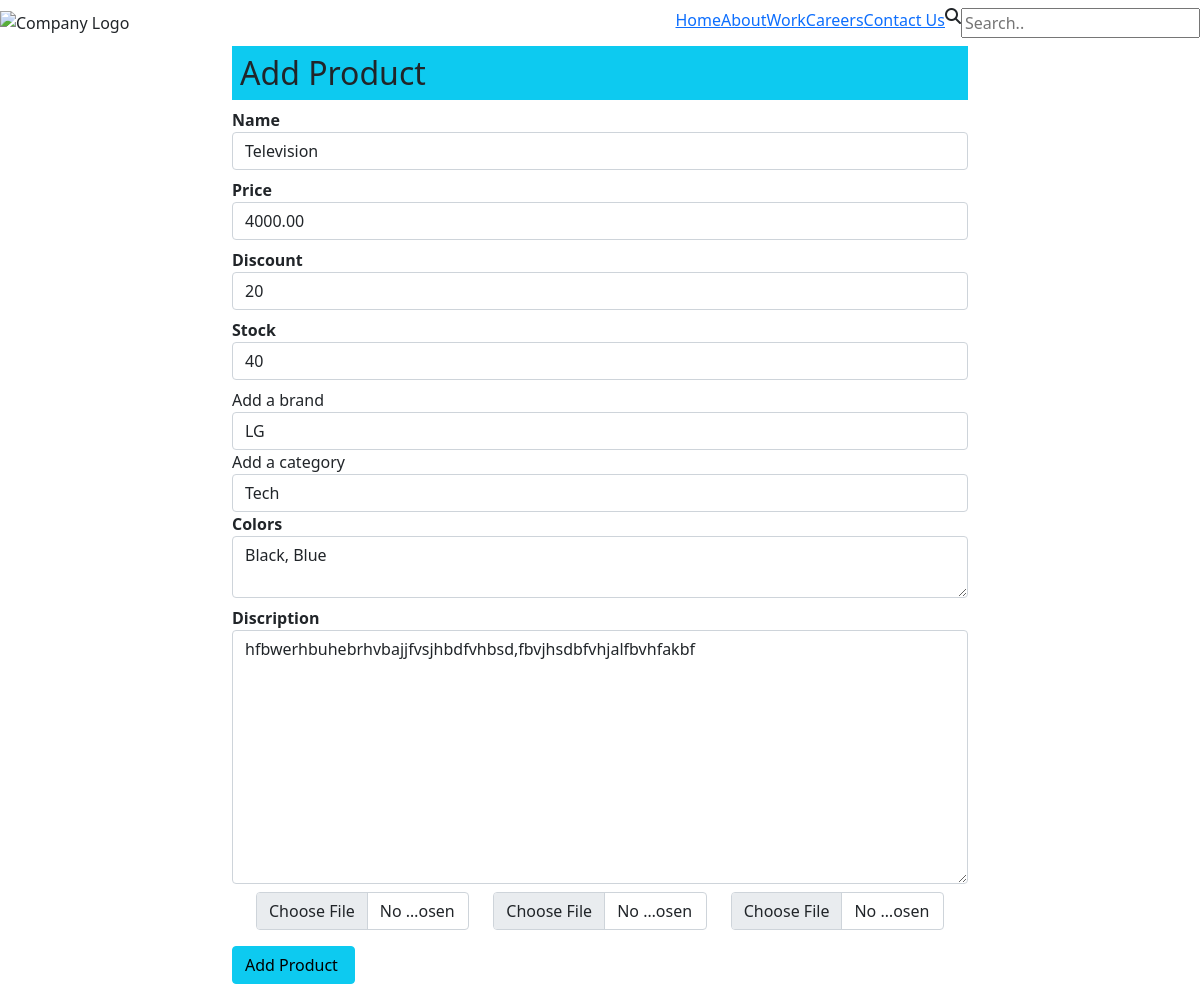
The app's page /updateproduct/2, older data.
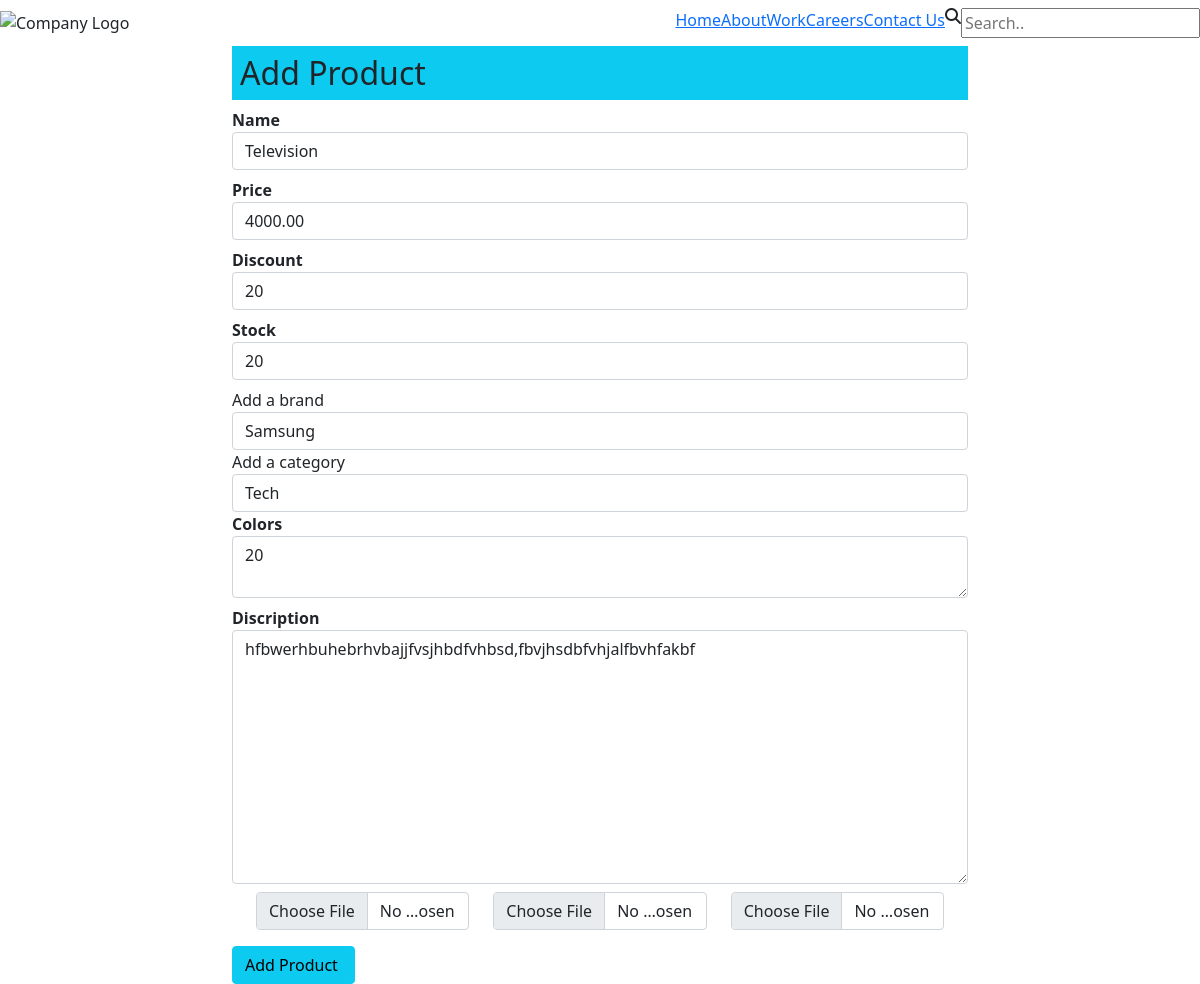
The same page, newer data.
### shop/products/models.py (models this page shows, shortened)
class Addproduct(db.Model):
    id = db.Column(db.Integer, primary_key=True)
    name = db.Column(db.String(80), nullable=False)
    price = db.Column(db.Numeric(10,2), nullable=False)
    discount = db.Column(db.Integer, default=0)
    stock = db.Column(db.Integer, nullable=False)
    colors = db.Column(db.Text, nullable=False)
    desc = db.Column(db.Text, nullable=False)
    pub_date = db.Column(db.DateTime, nullable=False,
        default=datetime.utcnow)
    brand_id = db.Column(db.Integer, db.ForeignKey('brand.id'),
        nullable=False)
    brand = db.relationship('Brand',
        backref=db.backref('posts', lazy=True))
    category_id = db.Column(db.Integer, db.ForeignKey('category.id'),
        nullable=False)
    category = db.relationship('Category',
        backref=db.backref('posts', lazy=True))
    image_1 = db.Column(db.String(150), nullable=False, default='image.jpg')
    image_2 = db.Column(db.String(150), nullable=False, default='image.jpg')
    image_3 = db.Column(db.String(150), nullable=False, default='image.jpg')

class Brand(db.Model):
    id = db.Column(db.Integer, primary_key=True)
    name = db.Column(db.String(100),unique=True, nullable=False)

### shop/products/routes.py (the view, shortened to what this page needs)
@app.route('/updateproduct/<int:id>', methods=["GET", "POST"])
def updateproduct(id):
    form = Addproducts(request.form)
    brands = Brand.query.all()
    categories = Category.query.all()
    product = Addproduct.query.get_or_404(id)
    brand = request.form.get('brand')
    category = request.form.get('category')
    form.name.data = product.name
    form.price.data = product.price
    form.discount.data = product.discount
    form.stock.data = product.stock
    form.colors.data = product.colors
    form.discription.data = product.desc
    return render_template('products/updateproduct.html', form=form, title='Update Product Page',categories=categories, brands=brands, product=product)

### shop/products/forms.py
class Addproducts(Form):
    name = StringField("Name", [validators.DataRequired()])
    price = DecimalField("Price", [validators.DataRequired()])
    discount = IntegerField("Discount", [validators.DataRequired()])
    stock = IntegerField("Stock", [validators.DataRequired()])
    discription = TextAreaField("Discription", [validators.DataRequired()])
    colors = TextAreaField("Colors", [validators.DataRequired()])
    image_1 = FileField("Image_1", validators=[FileRequired(), FileAllowed(['jpg', 'png', 'gif', 'jpeg'])])
    image_2 = FileField("Image_2", validators=[FileRequired(), FileAllowed(['jpg', 'png', 'gif', 'jpeg'])])
    image_3 = FileField("Image_3", validators=[FileRequired(), FileAllowed(['jpg', 'png', 'gif', 'jpeg'])])

### shop/templates/products/updateproduct.html (shortened to what this page needs)
{% extends"layout.html" %} {% block content %} {% include '_messages.html' %}
<div class="container">
  <div class="row">
    <div class="col-md-2"></div>
    <div class="col-md-8">
      <h2 style="align-content: center" class="bg-info p-2">Add Product</h2>
      {% from "_formhelpers.html" import render_field %}
      <form action="" , method="POST" , enctype="multipart/form-data">
        {{ render_field(form.name ,class="form-control") }} {{
        render_field(form.price ,class="form-control") }} {{
        render_field(form.discount ,class="form-control") }} {{
        render_field(form.stock ,class="form-control") }}
        <label for="brand">Add a brand</label>
        <select name="brand" id="brand" class="form-control">
          <option value="{{ product.brand_id }}">
            {{ product.brand.name }}
          </option>
        </select>
        <label for="category">Add a category</label>
        <select name="category" id="category" class="form-control">
          <option value="{{ product.category_id }}">
            {{ product.category.name }}
          </option>
        </select>
        {{ render_field(form.colors ,class="form-control") }} {{
        render_field(form.discription ,class="form-control", rows="10") }}
        <div class="container">
          <div class="row">
            <div class="col-md-4">
              <input type="file" name="image_1" class="form-control">
            </div>
            <div class="col-md-4">
              <input type="file" name="image_2" class="form-control">
            </div>
            <div class="col-md-4">
              <input type="file" name="image_3" class="form-control">
            </div>
          </div>
        </div>
        <input type="submit" value="Add Product " class="btn btn-info mt-3" />
      </form>
    </div>
  </div>
</div>
{% endblock content %}

Row changes from the older to the newer data that the page shows:
no longer on this page (row unchanged): Brand: brand "LG"
changed Addproduct "Television": stock "40" → "20"; colors "Black, Blue" → "20"
now on this page (row unchanged): Brand: brand "Samsung"
